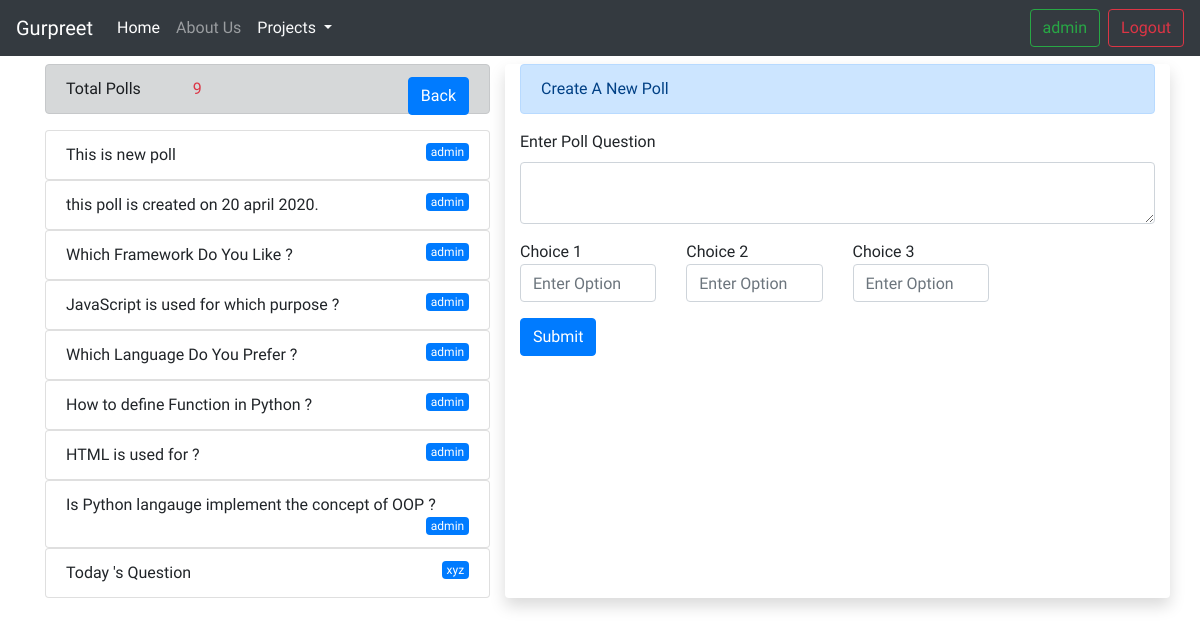
Screenshot of /poll/ (signed in) with the database file from the repository.
### poll/models.py (models this page shows, shortened)
class CommonInfo(models.Model):
    created_on = models.DateTimeField(auto_now_add=True,null=True)
    updated_on = models.DateTimeField(auto_now = True,null=True)
    class Meta :
        abstract = True
        ordering = ['-created_on']
    """
    Abstract base classes are useful when you want to put some common information into a number of other models. You write your base class and put abstract=True in the Meta class. This model will then not be used to create any database table.
    """

class Question(CommonInfo):
    created_by = models.ForeignKey(User,on_delete=models.CASCADE)
    title = models.TextField(null=True)
    """

    The reason the reverse is a queryset is, ForeignKey is 1-to-many relationship. Hence, the reverse is a queryset
    The _set object is made available when related_name is not specified.

     """

### poll/decorators.py (the view)
    def wrapper_func(request,*args,**kwargs):
        group = None
        if request.user.groups.exists():
            group = request.user.groups.all()[0].name
        if group == "user":
            messages.info(request,"Only Admin Can Access This Page !!!!.")
            return redirect("total_polls")
        if group == "admin":
            return view_func(request,*args,**kwargs)
        if group == None:
            messages.info(request,"Please Login First !!!!.")
            return redirect("total_polls")

### poll/forms.py
class Question_Form(forms.ModelForm):
    class Meta :
        model = Question
        fields = ['title']

### poll/views.py (called while the page is built, shortened)
@login_required(login_url="login")
@admin_only
def index(request):
    recent_question = Question.objects.all().order_by('-created_on')
    total = Question.objects.count()
    choice_form = [Choice_Form(prefix=str(x),instance=Choice()) for x in range(1,4)]
    question_form = Question_Form()
    context = {
        "question_form":question_form,
        "choice_form":choice_form,
        "recent_question": recent_question,
        "total":total
        }
    return render(request,"poll/index.html",context)

### poll/templates/poll/index.html (shortened to what this page needs)
{% extends "poll/layout.html"%}
{% block body %}
{% load widget_tweaks %}
    <div class="container">
        <div class="row mt-2">
            <div class="col-md-5">
                <div class="alert alert-dark" >
                    Total Polls     <span class="text-danger ml-5"> {{total}} </span>
                      <a href="{% url 'total_polls' %}" class="btn btn-primary float-right"> Back</a>
                </div>
                {% for i in recent_question|slice:"0:10" %}
                <ul class="list-group ">
                    <li class="list-group-item"> {{i.title}}  <span class="badge badge-primary float-right font-weight-normal">{{i.created_by}}</span> </li>
                </ul>
                {% endfor %}
            </div>
            <div class="col-md-7 shadow bg-white rounded">
                <div class="alert alert-primary" role="alert">
                    Create A New Poll
                </div>
            <form action="" method="Post">
                <div class="form-group">
                    <label for="">Enter Poll Question</label>
                    {% render_field question_form.title|attr:"rows:2" class="form-control" %}
                </div>
                <div class="row">
                    {% for i in choice_form %}
                        <div class="col-md-3">
                            Choice {{ forloop.counter }}
                            {% render_field i.text class="form-control"    placeholder="Enter Option " %}
                        </div>
                    {% endfor %}
                </div>
                <button type="submit" class="btn btn-primary mt-3  ">Submit</button>
            </form>
            </div>
        </div>
    </div>
 {% endblock body%}

### poll/templates/poll/layout.html (shortened to what this page needs)
<!DOCTYPE html>
<html lang="en">
<head>
    <link rel="stylesheet" href="https://stackpath.bootstrapcdn.com/bootstrap/4.4.1/css/bootstrap.min.css">
</head>
<body>
        <nav class="navbar navbar-expand-lg navbar-dark bg-dark">
            <a class="navbar-brand" href="#">Gurpreet</a>
            <div class="collapse navbar-collapse" id="navbarTogglerDemo03">
                <ul class="navbar-nav mr-auto mt-2 mt-lg-0">
                    <li class="nav-item active">
                        <a class="nav-link" href="{% url "blog_index" %}">Home </a>
                    </li>
                    <li class="nav-item">
                        <a class="nav-link" href="#">About Us</a>
                    </li>
                    <li class="nav-item dropdown">
                        <a class="nav-link dropdown-toggle text-light" href="#" id="navbarDropdownMenuLink" role="button" data-toggle="dropdown" aria-haspopup="true" aria-expanded="false">
                        Projects
                        </a>
                    </li>
                </ul>
                <form class="form-inline my-2 my-lg-0">
                {% if request.user.is_authenticated %}
                    <a href="#" class="btn btn-outline-success my-2 mx-2 my-sm-0"> {{request.user}}</a>
                    <a href="{% url 'logout'%}" class="btn btn-outline-danger my-2 my-sm-0"> Logout</a>
                {% else %}
                    <a href="{% url 'login'%}" class="btn btn-outline-success mx-2 my-2 my-sm-0"> Login</a>
                    <a href="{% url 'signup'%}" class="btn btn-outline-info my-2 my-sm-0"> Signup</a>
                {% endif %}
                </form>
            </div>
        </nav>
        {% block body %}  {% endblock body%}
</body>
</html>

### rows the page displays
Question: title "This is new poll", created_by "admin"
Question: title "this poll is created on 20 april 2020.", created_by "admin"
Question: title "Which Framework Do You Like ?", created_by "admin"
Question: title "JavaScript is used for which purpose ?", created_by "admin"
Question: title "Which Language Do You Prefer ?", created_by "admin"
Question: title "How to define Function in Python ?", created_by "admin"
Question: title "HTML is used for ?", created_by "admin"
Question: title "Is Python langauge implement the concept of OOP ?", created_by "admin"
Question: title "Today 's Question", created_by "xyz"

### other values shown
{{ request.user }} "admin"
{{ total }} "9"
